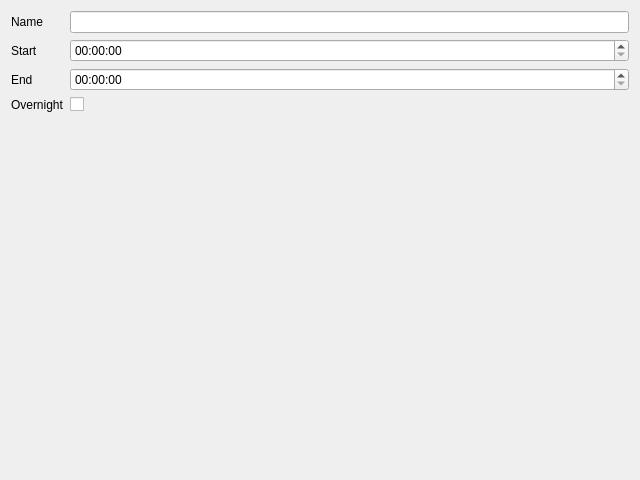
<?xml version="1.0" encoding="UTF-8"?>
<!-- SPDX-License-Identifier: MIT -->
<ui version="4.0">
 <class>ShiftDialog</class>
 <widget class="QDialog" name="ShiftDialog">
  <property name="geometry">
   <rect>
    <x>0</x>
    <y>0</y>
    <width>640</width>
    <height>480</height>
   </rect>
  </property>
  <property name="windowTitle">
   <string>Shift</string>
  </property>
  <layout class="QFormLayout" name="formLayout">
   <item row="0" column="0">
    <widget class="QLabel" name="label_nameEdit">
     <property name="text">
      <string>Name</string>
     </property>
     <property name="buddy">
      <cstring>nameEdit</cstring>
     </property>
    </widget>
   </item>
   <item row="0" column="1">
    <widget class="QLineEdit" name="nameEdit"/>
   </item>
   <item row="1" column="0">
    <widget class="QLabel" name="label_startEdit">
     <property name="text">
      <string>Start</string>
     </property>
     <property name="buddy">
      <cstring>startEdit</cstring>
     </property>
    </widget>
   </item>
   <item row="1" column="1">
    <widget class="QTimeEdit" name="startEdit"/>
   </item>
   <item row="2" column="0">
    <widget class="QLabel" name="label_endEdit">
     <property name="text">
      <string>End</string>
     </property>
     <property name="buddy">
      <cstring>endEdit</cstring>
     </property>
    </widget>
   </item>
   <item row="2" column="1">
    <widget class="QTimeEdit" name="endEdit"/>
   </item>
   <item row="3" column="0">
    <widget class="QLabel" name="label_overnightCheck">
     <property name="text">
      <string>Overnight</string>
     </property>
     <property name="buddy">
      <cstring>overnightCheck</cstring>
     </property>
    </widget>
   </item>
   <item row="3" column="1">
    <widget class="QCheckBox" name="overnightCheck"/>
   </item>
  </layout>
 </widget>
 <tabstops>
  <tabstop>nameEdit</tabstop>
  <tabstop>startEdit</tabstop>
  <tabstop>endEdit</tabstop>
  <tabstop>overnightCheck</tabstop>
 </tabstops>
</ui>
